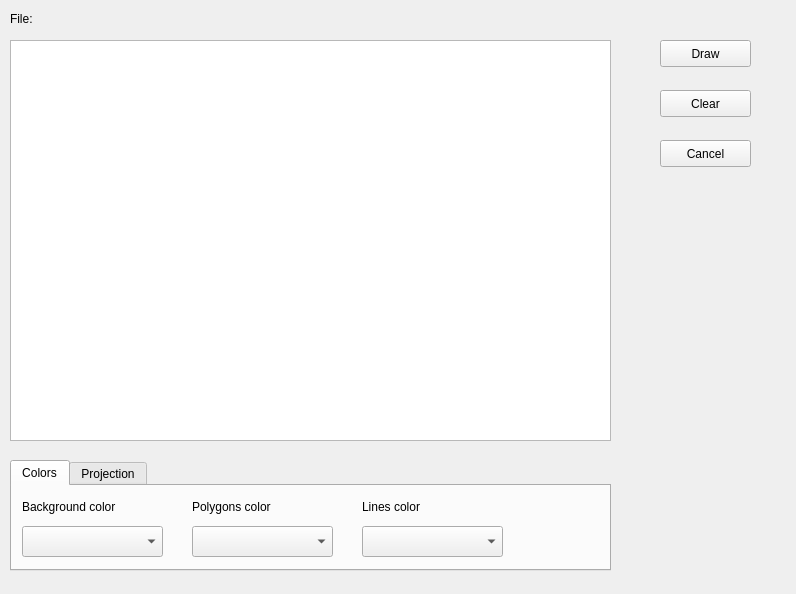
<?xml version="1.0" encoding="UTF-8"?>
<ui version="4.0">
 <class>DrawSHPImage</class>
 <widget class="QWidget" name="DrawSHPImage">
  <property name="geometry">
   <rect>
    <x>0</x>
    <y>0</y>
    <width>796</width>
    <height>594</height>
   </rect>
  </property>
  <property name="windowTitle">
   <string>Draw from SHP</string>
  </property>
  <widget class="QTabWidget" name="conf_shp_image">
   <property name="geometry">
    <rect>
     <x>10</x>
     <y>460</y>
     <width>601</width>
     <height>111</height>
    </rect>
   </property>
   <property name="currentIndex">
    <number>0</number>
   </property>
   <widget class="QWidget" name="tab">
    <attribute name="title">
     <string>Colors</string>
    </attribute>
    <widget class="QComboBox" name="background_image_color">
     <property name="geometry">
      <rect>
       <x>10</x>
       <y>40</y>
       <width>141</width>
       <height>31</height>
      </rect>
     </property>
    </widget>
    <widget class="QLabel" name="background_label">
     <property name="geometry">
      <rect>
       <x>10</x>
       <y>10</y>
       <width>121</width>
       <height>21</height>
      </rect>
     </property>
     <property name="text">
      <string>Background color</string>
     </property>
    </widget>
    <widget class="QComboBox" name="polygons_color">
     <property name="geometry">
      <rect>
       <x>180</x>
       <y>40</y>
       <width>141</width>
       <height>31</height>
      </rect>
     </property>
    </widget>
    <widget class="QLabel" name="label">
     <property name="geometry">
      <rect>
       <x>180</x>
       <y>10</y>
       <width>111</width>
       <height>21</height>
      </rect>
     </property>
     <property name="text">
      <string>Polygons color</string>
     </property>
    </widget>
    <widget class="QComboBox" name="lines_color">
     <property name="geometry">
      <rect>
       <x>350</x>
       <y>40</y>
       <width>141</width>
       <height>31</height>
      </rect>
     </property>
    </widget>
    <widget class="QLabel" name="label_2">
     <property name="geometry">
      <rect>
       <x>350</x>
       <y>10</y>
       <width>91</width>
       <height>21</height>
      </rect>
     </property>
     <property name="text">
      <string>Lines color</string>
     </property>
    </widget>
   </widget>
   <widget class="QWidget" name="tab_2">
    <attribute name="title">
     <string>Projection</string>
    </attribute>
    <widget class="QLabel" name="projection_label">
     <property name="geometry">
      <rect>
       <x>10</x>
       <y>20</y>
       <width>71</width>
       <height>21</height>
      </rect>
     </property>
     <property name="text">
      <string>Projection</string>
     </property>
    </widget>
    <widget class="QComboBox" name="projection_type">
     <property name="geometry">
      <rect>
       <x>10</x>
       <y>40</y>
       <width>171</width>
       <height>31</height>
      </rect>
     </property>
    </widget>
    <widget class="QLineEdit" name="out_image_name">
     <property name="geometry">
      <rect>
       <x>220</x>
       <y>40</y>
       <width>191</width>
       <height>31</height>
      </rect>
     </property>
    </widget>
    <widget class="QLabel" name="out_image_label">
     <property name="geometry">
      <rect>
       <x>220</x>
       <y>20</y>
       <width>141</width>
       <height>21</height>
      </rect>
     </property>
     <property name="text">
      <string>Output image name</string>
     </property>
    </widget>
   </widget>
  </widget>
  <widget class="QGraphicsView" name="shp_image_view">
   <property name="geometry">
    <rect>
     <x>10</x>
     <y>40</y>
     <width>601</width>
     <height>401</height>
    </rect>
   </property>
  </widget>
  <widget class="QLabel" name="shp_name_label">
   <property name="geometry">
    <rect>
     <x>10</x>
     <y>10</y>
     <width>62</width>
     <height>17</height>
    </rect>
   </property>
   <property name="text">
    <string>File: </string>
   </property>
  </widget>
  <widget class="QLabel" name="shp_file_name">
   <property name="geometry">
    <rect>
     <x>50</x>
     <y>10</y>
     <width>62</width>
     <height>17</height>
    </rect>
   </property>
   <property name="text">
    <string/>
   </property>
  </widget>
  <widget class="QPushButton" name="draw_image">
   <property name="geometry">
    <rect>
     <x>660</x>
     <y>40</y>
     <width>91</width>
     <height>27</height>
    </rect>
   </property>
   <property name="text">
    <string>Draw</string>
   </property>
  </widget>
  <widget class="QPushButton" name="clear_button">
   <property name="geometry">
    <rect>
     <x>660</x>
     <y>90</y>
     <width>91</width>
     <height>27</height>
    </rect>
   </property>
   <property name="text">
    <string>Clear</string>
   </property>
  </widget>
  <widget class="QPushButton" name="cancel_button">
   <property name="geometry">
    <rect>
     <x>660</x>
     <y>140</y>
     <width>91</width>
     <height>27</height>
    </rect>
   </property>
   <property name="text">
    <string>Cancel</string>
   </property>
  </widget>
 </widget>
 <resources/>
 <connections/>
</ui>
